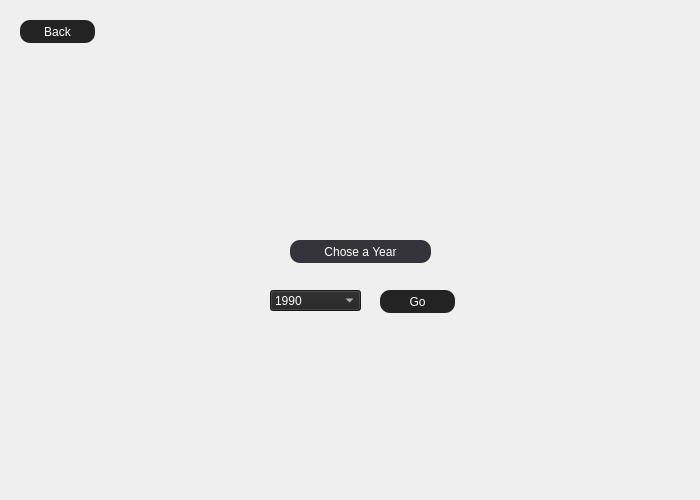
<?xml version="1.0" encoding="UTF-8"?>
<ui version="4.0">
 <class>Dialog</class>
 <widget class="QDialog" name="Dialog">
  <property name="geometry">
   <rect>
    <x>0</x>
    <y>0</y>
    <width>700</width>
    <height>500</height>
   </rect>
  </property>
  <property name="minimumSize">
   <size>
    <width>700</width>
    <height>500</height>
   </size>
  </property>
  <property name="maximumSize">
   <size>
    <width>700</width>
    <height>500</height>
   </size>
  </property>
  <property name="windowTitle">
   <string>Dialog</string>
  </property>
  <widget class="QPushButton" name="voidButton">
   <property name="geometry">
    <rect>
     <x>290</x>
     <y>240</y>
     <width>141</width>
     <height>23</height>
    </rect>
   </property>
   <property name="styleSheet">
    <string notr="true">QPushButton{background-color: rgb(54, 52, 59); /* Light gray background */
    border-radius: 10px;
color: rgb(255, 255, 255);}
</string>
   </property>
   <property name="text">
    <string>Chose a Year</string>
   </property>
  </widget>
  <widget class="QPushButton" name="goButton">
   <property name="geometry">
    <rect>
     <x>380</x>
     <y>290</y>
     <width>75</width>
     <height>23</height>
    </rect>
   </property>
   <property name="styleSheet">
    <string notr="true">QPushButton{; /* Light gray background */
	background-color: rgb(35, 35, 35);
    border-radius: 10px;
color: rgb(255, 255, 255);}
QPushButton:hover{background-color: rgb(50,50,50); /* Light gray background */
    border-radius: 10px;
	color: rgb(255, 255, 255);
 border: 2px solid #ccc;}</string>
   </property>
   <property name="text">
    <string>Go</string>
   </property>
  </widget>
  <widget class="QComboBox" name="comboBox">
   <property name="geometry">
    <rect>
     <x>270</x>
     <y>290</y>
     <width>91</width>
     <height>21</height>
    </rect>
   </property>
   <property name="styleSheet">
    <string notr="true">background-color: rgb(35, 35, 35);
color: rgb(255, 255, 255);</string>
   </property>
   <item>
    <property name="text">
     <string>1990</string>
    </property>
   </item>
   <item>
    <property name="text">
     <string>1991</string>
    </property>
   </item>
   <item>
    <property name="text">
     <string>1992</string>
    </property>
   </item>
   <item>
    <property name="text">
     <string>1993</string>
    </property>
   </item>
   <item>
    <property name="text">
     <string>1994</string>
    </property>
   </item>
   <item>
    <property name="text">
     <string>1995</string>
    </property>
   </item>
   <item>
    <property name="text">
     <string>1997</string>
    </property>
   </item>
   <item>
    <property name="text">
     <string>1998</string>
    </property>
   </item>
   <item>
    <property name="text">
     <string>1999</string>
    </property>
   </item>
   <item>
    <property name="text">
     <string>2000</string>
    </property>
   </item>
   <item>
    <property name="text">
     <string>2001</string>
    </property>
   </item>
   <item>
    <property name="text">
     <string>2002</string>
    </property>
   </item>
   <item>
    <property name="text">
     <string>2003</string>
    </property>
   </item>
   <item>
    <property name="text">
     <string>2004</string>
    </property>
   </item>
   <item>
    <property name="text">
     <string>2005</string>
    </property>
   </item>
   <item>
    <property name="text">
     <string>2006</string>
    </property>
   </item>
   <item>
    <property name="text">
     <string>2012</string>
    </property>
   </item>
   <item>
    <property name="text">
     <string>2013</string>
    </property>
   </item>
   <item>
    <property name="text">
     <string>2014</string>
    </property>
   </item>
   <item>
    <property name="text">
     <string>2015</string>
    </property>
   </item>
   <item>
    <property name="text">
     <string>2016</string>
    </property>
   </item>
   <item>
    <property name="text">
     <string>2017</string>
    </property>
   </item>
   <item>
    <property name="text">
     <string>2018</string>
    </property>
   </item>
   <item>
    <property name="text">
     <string>2019</string>
    </property>
   </item>
   <item>
    <property name="text">
     <string>2020</string>
    </property>
   </item>
   <item>
    <property name="text">
     <string>2021</string>
    </property>
   </item>
   <item>
    <property name="text">
     <string>2022</string>
    </property>
   </item>
   <item>
    <property name="text">
     <string>2023</string>
    </property>
   </item>
   <item>
    <property name="text">
     <string>2024</string>
    </property>
   </item>
  </widget>
  <widget class="QPushButton" name="backButton">
   <property name="geometry">
    <rect>
     <x>20</x>
     <y>20</y>
     <width>75</width>
     <height>23</height>
    </rect>
   </property>
   <property name="styleSheet">
    <string notr="true">QPushButton{; /* Light gray background */
	background-color: rgb(35, 35, 35);
    border-radius: 10px;
color: rgb(255, 255, 255);}
QPushButton:hover{background-color: rgb(50,50,50); /* Light gray background */
    border-radius: 10px;
	color: rgb(255, 255, 255);
 border: 2px solid #ccc;}</string>
   </property>
   <property name="text">
    <string>Back</string>
   </property>
  </widget>
 </widget>
 <resources/>
 <connections/>
</ui>
